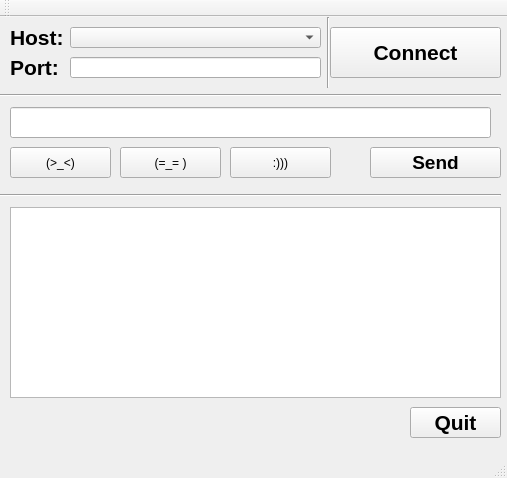
<?xml version="1.0" encoding="UTF-8"?>
<ui version="4.0">
 <class>MainWindow</class>
 <widget class="QMainWindow" name="MainWindow">
  <property name="geometry">
   <rect>
    <x>0</x>
    <y>0</y>
    <width>507</width>
    <height>478</height>
   </rect>
  </property>
  <property name="windowTitle">
   <string>MainWindow</string>
  </property>
  <widget class="QWidget" name="centralWidget">
   <property name="minimumSize">
    <size>
     <width>507</width>
     <height>425</height>
    </size>
   </property>
   <widget class="QLabel" name="label">
    <property name="geometry">
     <rect>
      <x>10</x>
      <y>10</y>
      <width>61</width>
      <height>21</height>
     </rect>
    </property>
    <property name="font">
     <font>
      <family>Arial</family>
      <pointsize>16</pointsize>
      <weight>75</weight>
      <bold>true</bold>
     </font>
    </property>
    <property name="text">
     <string>Host:</string>
    </property>
   </widget>
   <widget class="QLabel" name="label_2">
    <property name="geometry">
     <rect>
      <x>10</x>
      <y>40</y>
      <width>51</width>
      <height>21</height>
     </rect>
    </property>
    <property name="font">
     <font>
      <family>Arial</family>
      <pointsize>16</pointsize>
      <weight>75</weight>
      <bold>true</bold>
     </font>
    </property>
    <property name="text">
     <string>Port:</string>
    </property>
   </widget>
   <widget class="QComboBox" name="hostBox">
    <property name="geometry">
     <rect>
      <x>70</x>
      <y>10</y>
      <width>251</width>
      <height>21</height>
     </rect>
    </property>
   </widget>
   <widget class="QLineEdit" name="portLine">
    <property name="geometry">
     <rect>
      <x>70</x>
      <y>40</y>
      <width>251</width>
      <height>21</height>
     </rect>
    </property>
    <property name="font">
     <font>
      <family>Arial</family>
      <pointsize>16</pointsize>
      <weight>75</weight>
      <bold>true</bold>
     </font>
    </property>
   </widget>
   <widget class="Line" name="line">
    <property name="geometry">
     <rect>
      <x>0</x>
      <y>70</y>
      <width>501</width>
      <height>16</height>
     </rect>
    </property>
    <property name="orientation">
     <enum>Qt::Horizontal</enum>
    </property>
   </widget>
   <widget class="QPushButton" name="connectButton">
    <property name="geometry">
     <rect>
      <x>330</x>
      <y>10</y>
      <width>171</width>
      <height>51</height>
     </rect>
    </property>
    <property name="font">
     <font>
      <family>Arial</family>
      <pointsize>16</pointsize>
      <weight>75</weight>
      <bold>true</bold>
     </font>
    </property>
    <property name="text">
     <string>Connect</string>
    </property>
   </widget>
   <widget class="QTextEdit" name="textEdit">
    <property name="geometry">
     <rect>
      <x>10</x>
      <y>190</y>
      <width>491</width>
      <height>191</height>
     </rect>
    </property>
   </widget>
   <widget class="QPushButton" name="sendButton">
    <property name="geometry">
     <rect>
      <x>370</x>
      <y>130</y>
      <width>131</width>
      <height>31</height>
     </rect>
    </property>
    <property name="font">
     <font>
      <family>Arial</family>
      <pointsize>14</pointsize>
      <weight>75</weight>
      <bold>true</bold>
     </font>
    </property>
    <property name="text">
     <string>Send</string>
    </property>
   </widget>
   <widget class="QPushButton" name="quitButton">
    <property name="geometry">
     <rect>
      <x>410</x>
      <y>390</y>
      <width>91</width>
      <height>31</height>
     </rect>
    </property>
    <property name="font">
     <font>
      <family>Arial</family>
      <pointsize>16</pointsize>
      <weight>75</weight>
      <bold>true</bold>
     </font>
    </property>
    <property name="text">
     <string>Quit</string>
    </property>
   </widget>
   <widget class="Line" name="line_2">
    <property name="geometry">
     <rect>
      <x>0</x>
      <y>170</y>
      <width>501</width>
      <height>16</height>
     </rect>
    </property>
    <property name="orientation">
     <enum>Qt::Horizontal</enum>
    </property>
   </widget>
   <widget class="Line" name="line_3">
    <property name="geometry">
     <rect>
      <x>320</x>
      <y>0</y>
      <width>16</width>
      <height>71</height>
     </rect>
    </property>
    <property name="orientation">
     <enum>Qt::Vertical</enum>
    </property>
   </widget>
   <widget class="QLineEdit" name="messageLine">
    <property name="geometry">
     <rect>
      <x>10</x>
      <y>90</y>
      <width>481</width>
      <height>31</height>
     </rect>
    </property>
    <property name="font">
     <font>
      <family>Arial</family>
      <pointsize>16</pointsize>
      <weight>75</weight>
      <bold>true</bold>
     </font>
    </property>
   </widget>
   <widget class="QPushButton" name="smileButton1">
    <property name="enabled">
     <bool>true</bool>
    </property>
    <property name="geometry">
     <rect>
      <x>10</x>
      <y>130</y>
      <width>101</width>
      <height>31</height>
     </rect>
    </property>
    <property name="text">
     <string>(&gt;_&lt;)</string>
    </property>
   </widget>
   <widget class="QPushButton" name="smileButton3">
    <property name="enabled">
     <bool>true</bool>
    </property>
    <property name="geometry">
     <rect>
      <x>230</x>
      <y>130</y>
      <width>101</width>
      <height>31</height>
     </rect>
    </property>
    <property name="text">
     <string>:)))</string>
    </property>
   </widget>
   <widget class="QPushButton" name="smileButton2">
    <property name="enabled">
     <bool>true</bool>
    </property>
    <property name="geometry">
     <rect>
      <x>120</x>
      <y>130</y>
      <width>101</width>
      <height>31</height>
     </rect>
    </property>
    <property name="text">
     <string>(=_= )</string>
    </property>
   </widget>
  </widget>
  <widget class="QMenuBar" name="menuBar">
   <property name="geometry">
    <rect>
     <x>0</x>
     <y>0</y>
     <width>507</width>
     <height>21</height>
    </rect>
   </property>
  </widget>
  <widget class="QToolBar" name="mainToolBar">
   <attribute name="toolBarArea">
    <enum>TopToolBarArea</enum>
   </attribute>
   <attribute name="toolBarBreak">
    <bool>false</bool>
   </attribute>
  </widget>
  <widget class="QStatusBar" name="statusBar"/>
 </widget>
 <layoutdefault spacing="6" margin="11"/>
 <resources/>
 <connections/>
</ui>
